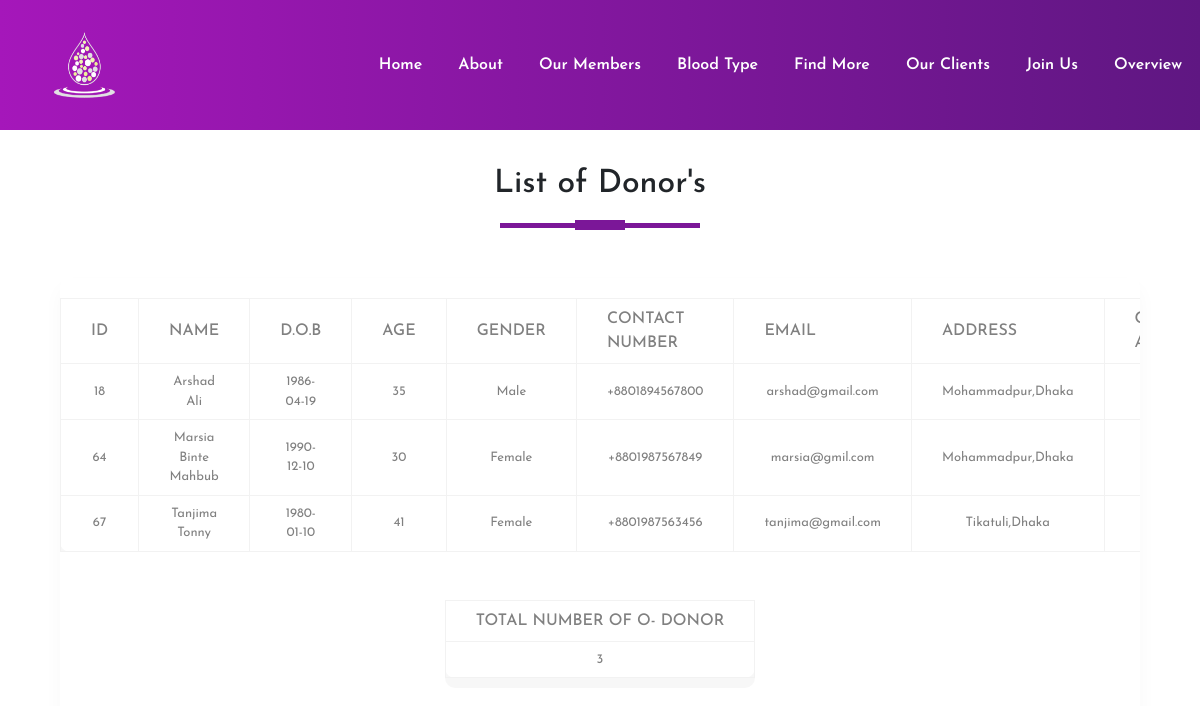
/php/O-.php, run on the app's committed database.
### tables this page shows
CREATE TABLE `donorinfo` (
  `id` int(11) NOT NULL,
  `name` varchar(100) NOT NULL,
  `Date_of_birth` date NOT NULL,
  `age` int(100) NOT NULL,
  `bloodgroup` varchar(100) NOT NULL,
  `gender` varchar(100) NOT NULL,
  `Contact_number` varchar(14) NOT NULL,
  `email` varchar(100) NOT NULL,
  `address` varchar(150) NOT NULL,
  `Covid19_affected` varchar(100) NOT NULL
);

### php/O-.php (the view, shortened to what this page needs)
<!DOCTYPE html>
<html>
<head>
  <link rel="stylesheet" type="text/css" href="../css/styles.css">
  <link rel="stylesheet" href="https://maxcdn.bootstrapcdn.com/bootstrap/4.5.2/css/bootstrap.min.css">
<link rel="stylesheet" href="https://cdnjs.cloudflare.com/ajax/libs/font-awesome/4.7.0/css/font-awesome.min.css" />
</head>
<body>
<section id="nav-bar">
<nav class="navbar navbar-expand-lg navbar-light">
    <a class="navbar-brand" href="#"><img src="../image/log.png" width="80px"></a>
    <div class="collapse navbar-collapse" id="navbarNav">
      <ul class="navbar-nav ml-auto">
        <li class="nav-item">
          <a class="nav-link" aria-current="page" href="index1.php">Home</a>
        </li>
        <li class="nav-item">
          <a class="nav-link" href="about.php">About</a>
        </li>
        <li class="nav-item">
          <a class="nav-link" href="members.php">Our Members</a>
        </li>
        <li class="nav-item">
          <a class="nav-link" href="userinfo.php" >Blood Type</a>
        </li>
        <li class="nav-item">
          <a class="nav-link" href="search.php" >Find More</a>
        </li>
        <li class="nav-item">
          <a class="nav-link" href="receiver.php">Our Clients</a>
        </li>
        <li class="nav-item">
          <a class="nav-link" href="registration.php" >Join Us</a>
        </li>
        <li class="nav-item">
          <a class="nav-link" href="overview.php" >Overview</a>
        </li>
      </ul>
    </div>
</nav>
</section>
<div class="main-div">
    <h2 class="title text-center">List of Donor's</h2>
    <div class="center-div">
        <div class="table-responsive">
            <table>
                <thead>
                    <tr>
                        <th>ID</th>
                        <th>Name</th>
                        <th>D.O.B</th>
                        <th>Age</th>
                        <th>Gender</th>
                        <th>Contact Number</th>
                        <th>Email</th>
                        <th>Address</th>
                        <th>Covid19 Affected</th>
                    </tr>
                </thead>
                <tbody>
                <?php
include 'connection.php';
$sql="select count(*) as total from donorinfo where bloodgroup='O-'";
$result= mysqli_query($con,$sql);
while($res=mysqli_fetch_array($result))
{
  $output=$res['total'];
}
$selectquery="select * from donorinfo where bloodgroup='O-'";
$query=mysqli_query($con,$selectquery);
while($res=mysqli_fetch_array($query))
{
    ?>
    <tr>
    <td><?php echo $res['id']?></td>
    <td><?php echo $res['name']?></td>
    <td><?php echo $res['Date_of_birth']?></td>
    <td><?php echo $res['age']?></td>
    <td><?php echo $res['gender']?></td>
    <td><?php echo $res['Contact_number']?></td>
    <td><?php echo $res['email']?></td>
    <td><?php echo $res['address']?></td>
    <td><?php echo $res['Covid19_affected']?></td>
</tr>
<?php
}
?>
                </tbody>
            </table>
        </div>
        <div class="container">
        <br><br>
        <table>
        <thead>
                    <tr>
                        <th>Total Number Of O- Donor</th>
                    </tr>
                </thead>
                <tr>
                <td><?php echo $output?></td>
                </tr>
        </table>
        </div>
</div>
</div>
</body>
</html>

### css/styles.css (style rules this page uses)
* { margin:0; padding:0; box-sizing:border-box; font-family:'Josefin Sans',sans-serif; }
#nav-bar { position:sticky; top:0; z-index:10; }
.navbar { padding:0!important; background-image: linear-gradient(to right,#a517ba,#5f1782); }
.navbar-brand img { padding-left:20px; height:120px; width:150px; }
.navbar-nav li { padding:0 10px; }
.navbar-nav li a { color:#fff!important; font-weight:600; }
table { border-collapse:collapse; background-color:#fff; box-shadow:0 10px 0 rgba(0,0,0,.03); border-radius:10px; margin:auto; }
th,td { border:1px solid #f2f2f2; padding:8px 30px; text-align:center; color:grey; }
th { text-transform:uppercase; font-weight:500; }
td { font-size:13px; }
.main-div { width:100%; height:100vh; display:flex; flex-direction:column; justify-content:center; align-items:center; }
.main-div h2 { padding:5px; margin-top:25px; text-decoration:uppercase; }
.title::before { content:''; background:#7b1798; height:5px; width:200px; margin-left:auto; margin-right:auto; display:block; transform:translateY(63px); }
.title::after { content:''; background:#7b1798; height:10px; width:50px; margin-left:auto; margin-right:auto; margin-bottom:40px; display:block; transform:translateY(17px); }
.center-div { width:90%; height:80vh; padding:20px 0 0 0; box-shadow:0 10px 20px 0 rgba(0,0,0,.03); border-radius:10px; margin:auto; }

### data on the page
donorinfo: id "18", name "Arshad Ali", Date_of_birth "1986-04-19", age "35", gender "Male", Contact_number "+8801894567800", email "arshad@gmail.com", address "Mohammadpur,Dhaka"
donorinfo: id "64", name "Marsia Binte Mahbub", Date_of_birth "1990-12-10", age "30", gender "Female", Contact_number "+8801987567849", email "marsia@gmil.com", address "Mohammadpur,Dhaka"
donorinfo: id "67", name "Tanjima Tonny", Date_of_birth "1980-01-10", age "41", gender "Female", Contact_number "+8801987563456", email "tanjima@gmail.com", address "Tikatuli,Dhaka"

### other printed values
$output "3"
